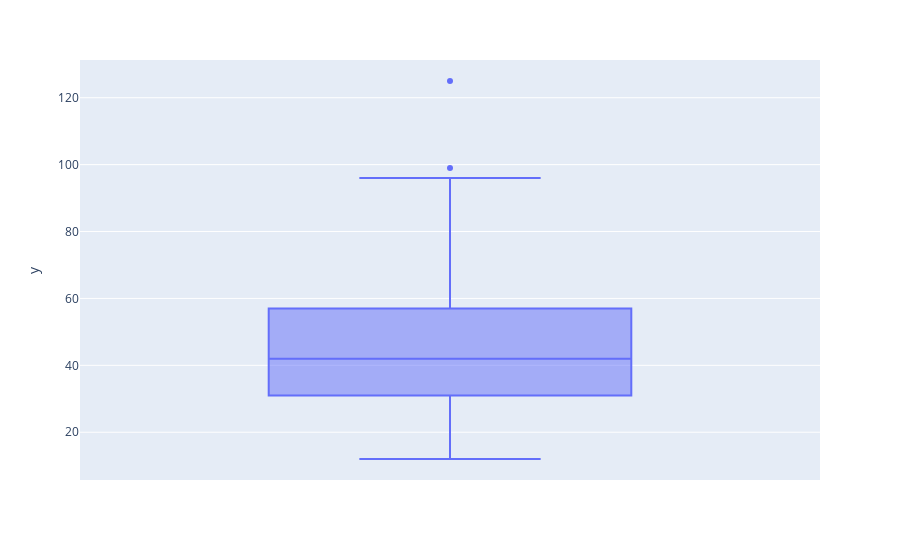

Here is the notebook cell this chart was saved with:
### Code cell
px.box(y=icu["SAPS II"]) # diğerleri ile yanı işi yapar neden görüntü gelmediğini araştır

### Figure 1 — Plotly figure (JSON) as saved in the notebook; plotly's stock layout.template omitted (floating-point values rounded to 4 significant figures; data arrays with more than 128 entries replaced by an {"elided": "..."} marker saying what was removed)
{"data": [{"alignmentgroup": "True", "hovertemplate": "y=%{y}<extra></extra>", "legendgroup": "", "marker": {"color": "#636efa"}, "name": "", "notched": false, "offsetgroup": "", "orientation": "v", "showlegend": false, "type": "box", "x0": " ", "xaxis": "x", "y": {"elided": "500 int values"}, "y0": " ", "yaxis": "y"}], "layout": {"boxmode": "group", "legend": {"tracegroupgap": 0}, "margin": {"t": 60}, "xaxis": {"anchor": "y", "domain": [0, 1]}, "yaxis": {"anchor": "x", "domain": [0, 1], "title": {"text": "y"}}}}
